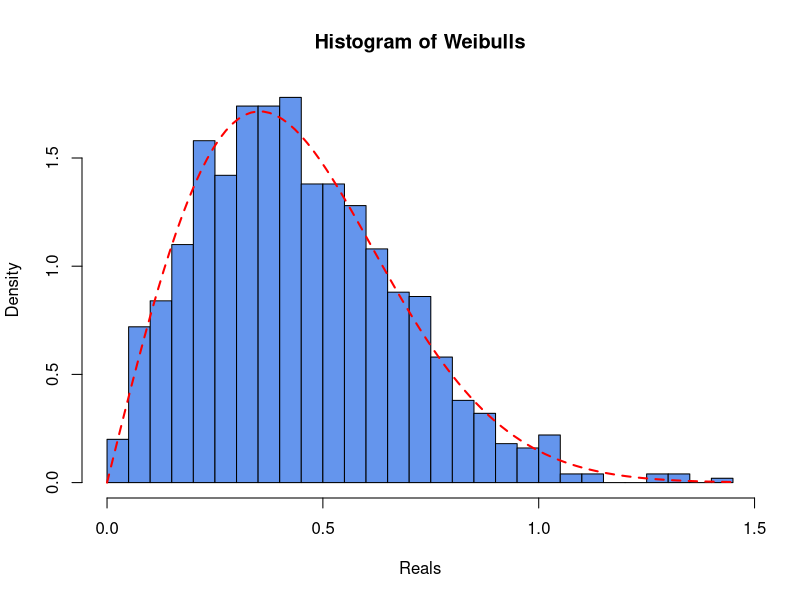
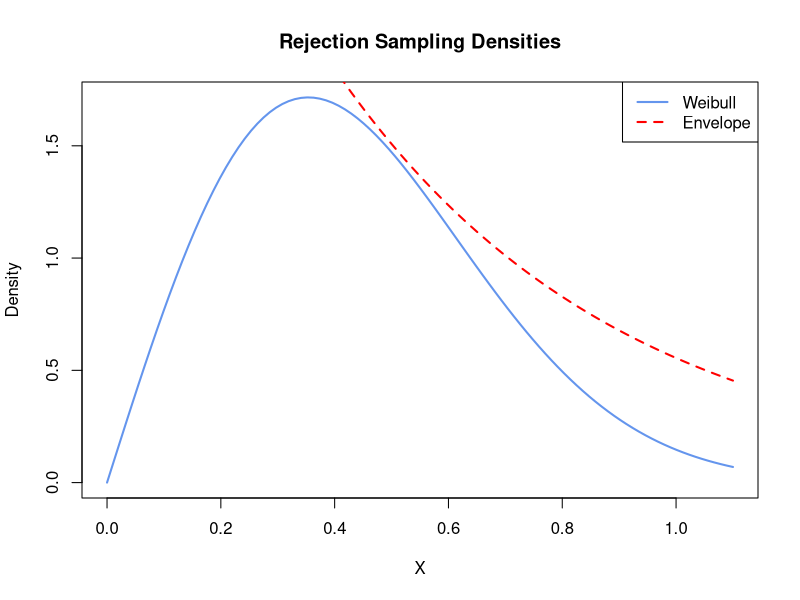
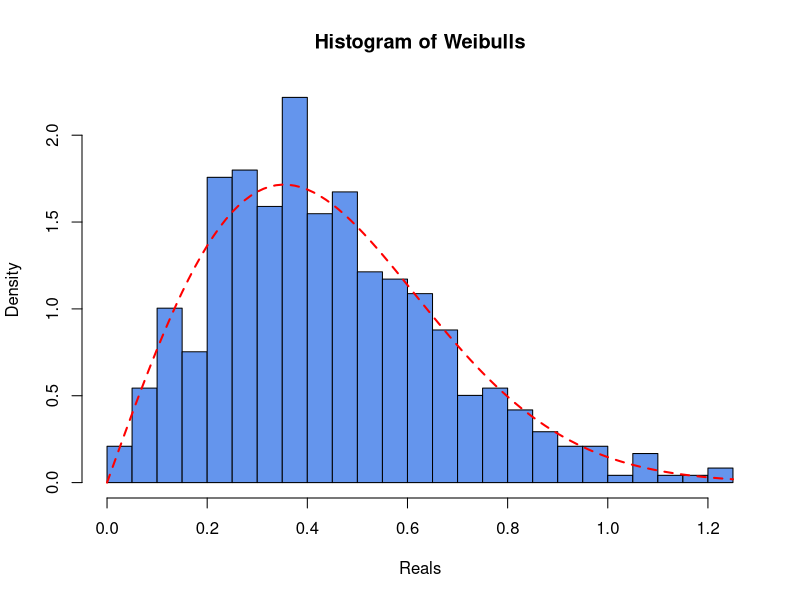

Reproduce these figures in R, in order.
## ---- chunk 1
#set Weibull parameters
alpha = 2 
beta = 0.5

invWeibull = function(p){beta*(-log(1-p))^(1/alpha)}
invWeibull = Vectorize(invWeibull)

Weibull_samples = invWeibull(runif(1000))
  
hist(Weibull_samples,col="cornflowerblue",xlab="Reals",
     main="Histogram of Weibulls",freq=FALSE,breaks=30)
curve(dweibull(x,2,.5),add=TRUE,col="red",lwd=2,lty=2)
## ---- chunk 2
curve(dweibull(x,2,.5),col="cornflowerblue",from=0,to=1.1,lwd=2,xlab="X",ylab="Density",main="Rejection Sampling Densities")
curve(2.05*dexp(x,2),add=TRUE,lwd=2,col="red",lty=2)
legend("topright",legend=c("Weibull","Envelope"),lwd=2,lty=c(1,2),col=c("cornflowerblue","red"))
## ---- chunk 3
alpha = 2
beta = .5
B = 1000

weibull_samples_RS = numeric()

for(b in 1:B){
  theta = rexp(1,2)
  u = runif(1)
  if(u<dweibull(theta,2,.5)/(2.01*dexp(theta,2))){
    weibull_samples_RS = c(weibull_samples_RS,theta)
  }
}

hist(weibull_samples_RS,col="cornflowerblue",xlab="Reals",
     main="Histogram of Weibulls",freq=FALSE,breaks=30)
curve(dweibull(x,2,.5),add=TRUE,col="red",lwd=2,lty=2)
